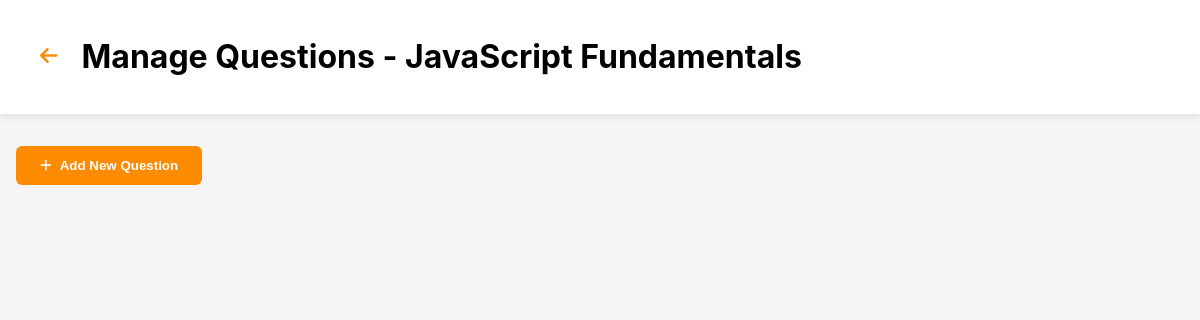
Before: /view/admin/manage_questions.php?quiz_id=8 (signed in) with the older database file.
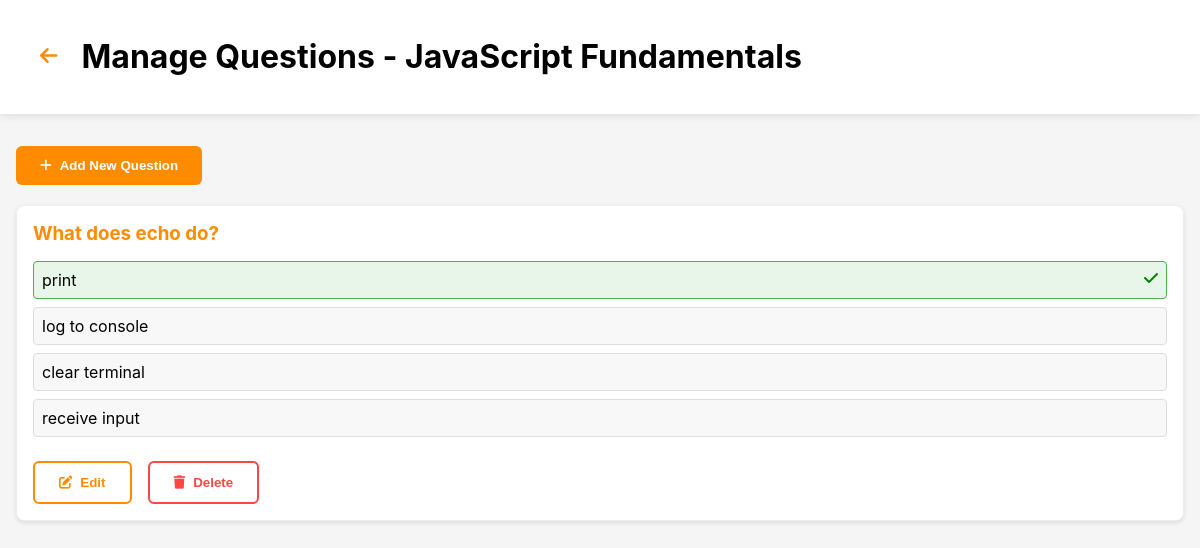
After: the same page with the newer database file.
### tables this page shows
CREATE TABLE `quizzes` (
  `id` int(11) NOT NULL,
  `category_id` int(11) NOT NULL,
  `name` varchar(100) NOT NULL,
  `description` text DEFAULT NULL,
  `created_at` timestamp NOT NULL DEFAULT current_timestamp(),
  `updated_at` timestamp NOT NULL DEFAULT current_timestamp() ON UPDATE current_timestamp(),
  `duration_minutes` int(11) NOT NULL DEFAULT 3 COMMENT 'Duration of the quiz in minutes',
  `is_active` tinyint(1) DEFAULT 1
);

CREATE TABLE `questions` (
  `id` int(11) NOT NULL,
  `quiz_id` int(11) NOT NULL,
  `question_text` text NOT NULL,
  `options` longtext NOT NULL CHECK (json_valid(`options`)),
  `correct_option` int(11) NOT NULL,
  `created_at` timestamp NOT NULL DEFAULT current_timestamp(),
  `updated_at` timestamp NOT NULL DEFAULT current_timestamp() ON UPDATE current_timestamp()
);

### view/admin/manage_questions.php (the view, shortened to what this page needs)
<?php
include '../../db/config.php';
$quiz_id = mysqli_real_escape_string($conn, $_GET['quiz_id']);
$quiz_query = "SELECT * FROM quizzes WHERE id = '$quiz_id'";
$quiz_result = mysqli_query($conn, $quiz_query);
$quiz = mysqli_fetch_assoc($quiz_result);
$questions_query = "SELECT * FROM questions WHERE quiz_id = '$quiz_id' ORDER BY created_at DESC";
$questions_result = mysqli_query($conn, $questions_query);
?>
<!DOCTYPE html>
<html lang="en">
<head>
    <link rel="stylesheet" href="https://cdnjs.cloudflare.com/ajax/libs/font-awesome/6.0.0-beta3/css/all.min.css">
</head>
<body>
<header class="header">
    <button onclick="window.location.href='manage_quizzes.php'" class="menu-btn">
        <i class="fas fa-arrow-left"></i>
    </button>
    <h1>Manage Questions - <?php echo htmlspecialchars($quiz['name']); ?></h1>
</header>
<main class="main-content">
    <button class="btn btn-create" onclick="openModal('addQuestionModal')">
        <i class="fas fa-plus"></i> Add New Question
    </button>
    <br><br>
    <div class="questions-list">
        <?php while($question = mysqli_fetch_assoc($questions_result)): ?>
            <div class="question-card">
                <h3><?php echo htmlspecialchars($question['question_text']); ?></h3>
                <?php
                $options = json_decode($question['options'], true);
                foreach($options as $index => $option):
                    ?>
                    <div class="option <?php echo $index == $question['correct_option']-1 ? 'correct' : ''; ?>">
                        <?php echo htmlspecialchars($option); ?>
                        <?php if($index == $question['correct_option'] - 1): ?>
                            <i class="fas fa-check" style="color: green; float: right;"></i>
                        <?php endif; ?>
                    </div>
                <?php endforeach; ?>
                <div class="question-actions">
                    <button class="btn btn-edit" onclick="editQuestion(<?php
                    echo htmlspecialchars(json_encode([
                        'id' => $question['id'],
                        'question_text' => $question['question_text'],
                        'options' => $options,
                        'correct_option' => $question['correct_option']
                    ]));
                    ?>)">
                        <i class="fas fa-edit"></i> Edit
                    </button>
                    <button class="btn btn-delete" onclick="deleteQuestion(<?php echo $question['id']; ?>)">
                        <i class="fas fa-trash"></i> Delete
                    </button>
                </div>
            </div>
        <?php endwhile; ?>
    </div>
</main>
</body>
</html>

### view/admin/manage_questions.php (style rules this page uses)
body { margin: 0; padding: 0; background-color: #f5f5f5; color: black; font-family: 'Inter', -apple-system, BlinkMacSystemFont, sans-serif; }
.header { background-color: white; padding: 1rem 2rem; display: flex; align-items: center; gap: 1rem; box-shadow: 0 2px 8px rgba(0, 0, 0, 0.1); }
.main-content { max-width: 1200px; margin: 2rem auto; padding: 0 1rem; }
.btn { padding: 0.75rem 1.5rem; border: none; border-radius: 6px; cursor: pointer; font-weight: 600; transition: all 0.2s ease; display: inline-flex; align-items: center; gap: 0.5rem; }
.btn-create { background-color: #FF8C00; color: white; }
.btn-edit { background-color: transparent; border: 2px solid #FF8C00; color: #FF8C00; }
.btn-delete { background-color: transparent; border: 2px solid #ff4444; color: #ff4444; }
.menu-btn { background: none; border: none; color: #FF8C00; font-size: 1.25rem; cursor: pointer; padding: 0.5rem; border-radius: 4px; }
.question-card { background-color: white; border-radius: 8px; padding: 1.5rem; margin-bottom: 1.5rem; box-shadow: 0 2px 8px rgba(0, 0, 0, 0.1); border: 1px solid #eee; }
.question-card h3 { color: #FF8C00; margin-top: 0; margin-bottom: 1rem; }
.option { padding: 0.75rem 1rem; margin: 0.75rem 0; border: 1px solid #eee; border-radius: 6px; background-color: #f8f8f8; transition: all 0.2s ease; }
.option.correct { background-color: rgba(255, 140, 0, 0.1); border-color: #FF8C00; }
.question-actions { display: flex; gap: 1rem; margin-top: 1.5rem; }
.question-card { background: white; border-radius: 8px; padding: 1rem; margin-bottom: 1rem; box-shadow: 0 2px 4px rgba(0,0,0,0.1); }
.option { padding: 0.5rem; margin: 0.5rem 0; border: 1px solid #ddd; border-radius: 4px; }
.option.correct { background-color: #e8f5e9; border-color: #4caf50; }

Changed rows visible on the page:
added questions: question_text "What does echo do?", options "print", correct_option 1 (drawn), options "log to console", options "clear terminal", options "receive input"
